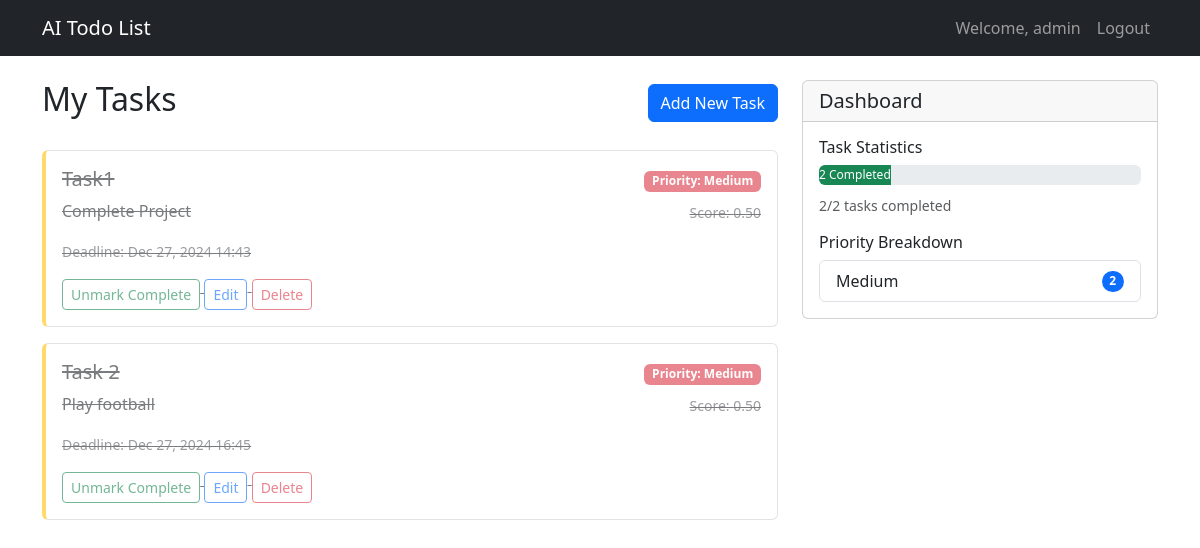
Screenshot of / (signed in) with the database file from the repository.
### todos/models.py (models this page shows, shortened)
class Task(models.Model):
    PRIORITY_CHOICES = [
        ('high', 'High'),
        ('medium', 'Medium'),
        ('low', 'Low'),
    ]
    user = models.ForeignKey(User, on_delete=models.CASCADE)
    title = models.CharField(max_length=200)
    description = models.TextField(blank=True, null=True)
    deadline = models.DateTimeField(blank=True, null=True)
    created_date = models.DateTimeField(auto_now_add=True)
    completed = models.BooleanField(default=False)
    ai_priority = models.CharField(max_length=10, choices=PRIORITY_CHOICES, default='medium')
    ai_score = models.FloatField(default=0.0)
    class Meta:
        ordering = ['-ai_score', 'deadline']

### todos/views.py (the view)
# urls.py: path('', views.task_list, name='task_list'),
@login_required
def task_list(request):
    tasks = Task.objects.filter(user=request.user)
    total_tasks = tasks.count()
    completed_tasks = tasks.filter(completed=True).count()
    pending_tasks = total_tasks - completed_tasks
    priority_breakdown = tasks.values('ai_priority').annotate(count=Count('ai_priority'))
    context = {
        'tasks': tasks,
        'total_tasks': total_tasks,
        'completed_tasks': completed_tasks,
        'pending_tasks': pending_tasks,
        'priority_breakdown': priority_breakdown,
    }
    return render(request, 'todos/task_list.html', context)

### todos/templatetags/custom_filters.py (called while the page is built)
@register.filter
def divideby(value, arg):
    try:
        return value / arg if arg != 0 else 0  # Prevent division by zero
    except (TypeError, ValueError):
        return 0

@register.filter
def multiply(value, arg):
    try:
        return value * arg  # Multiply the values
    except (TypeError, ValueError):
        return 0  # Return 0 in case of invalid values

### ai_todo_list/templates/todos/task_list.html (shortened to what this page needs)
{% extends 'base.html' %}
{% load custom_filters %}
{% block content %}
<div class="row">
    <div class="col-md-8">
        <div class="d-flex justify-content-between align-items-center mb-4">
            <h2>My Tasks</h2>
            <a href="{% url 'task_create' %}" class="btn btn-primary">Add New Task</a>
        </div>
        {% if tasks %}
            {% for task in tasks %}
                <div class="card mb-3 {% if task.completed %}task-completed{% endif %} priority-{{ task.ai_priority }}">
                    <div class="card-body">
                        <div class="d-flex justify-content-between align-items-start">
                            <div>
                                <h5 class="card-title">{{ task.title }}</h5>
                                {% if task.description %}
                                    <p class="card-text">{{ task.description }}</p>
                                {% endif %}
                                {% if task.deadline %}
                                    <small class="text-muted">Deadline: {{ task.deadline|date:"M d, Y H:i" }}</small>
                                {% endif %}
                            </div>
                            <div class="text-end">
                                <span class="badge bg-{{ task.ai_priority|yesno:'danger,warning,success' }} mb-2">
                                    Priority: {{ task.ai_priority|title }}
                                </span>
                                <br>
                                <small class="text-muted">Score: {{ task.ai_score|floatformat:2 }}</small>
                            </div>
                        </div>
                        <div class="mt-3">
                            <form action="{% url 'task_toggle' task.pk %}" method="POST" class="d-inline">
                                <button type="submit" class="btn btn-sm btn-outline-success">
                                    {% if task.completed %}Unmark Complete{% else %}Mark Complete{% endif %}
                                </button>
                            </form>
                            <a href="{% url 'task_update' task.pk %}" class="btn btn-sm btn-outline-primary">Edit</a>
                            <form action="{% url 'task_delete' task.pk %}" method="POST" class="d-inline">
                                <button type="submit" class="btn btn-sm btn-outline-danger"
                                        onclick="return confirm('Are you sure you want to delete this task?')">
                                    Delete
                                </button>
                            </form>
                        </div>
                    </div>
                </div>
            {% endfor %}
        {% else %}
            <div class="alert alert-info">No tasks yet. Create your first task!</div>
        {% endif %}
    </div>
    <div class="col-md-4">
        <div class="card">
            <div class="card-header">
                <h5 class="card-title mb-0">Dashboard</h5>
            </div>
            <div class="card-body">
                <h6>Task Statistics</h6>
                <div class="mb-3">
                    <div class="progress mb-2" style="height: 20px;">
                        <div class="progress-bar bg-success"
                            style="width: {% if total_tasks %}
                                        {{ completed_tasks|divideby:total_tasks|multiply:100|floatformat:0 }}
                                    {% else %}
                                        0
                                    {% endif %}%">
                            {{ completed_tasks }} Completed
                        </div>
                    </div>
                    <small class="text-muted">
                        {{ completed_tasks }}/{{ total_tasks }} tasks completed
                    </small>
                </div>
                <h6>Priority Breakdown</h6>
                <div class="list-group">
                    {% for priority in priority_breakdown %}
                        <div class="list-group-item d-flex justify-content-between align-items-center">
                            {{ priority.ai_priority|title }}
                            <span class="badge bg-primary rounded-pill">{{ priority.count }}</span>
                        </div>
                    {% endfor %}
                </div>
            </div>
        </div>
    </div>
</div>
{% endblock %}

### ai_todo_list/templates/base.html (shortened to what this page needs)
<!DOCTYPE html>
<html lang="en">
<head>
    <link href="https://cdnjs.cloudflare.com/ajax/libs/bootstrap/5.3.0/css/bootstrap.min.css" rel="stylesheet">
</head>
<body>
    <nav class="navbar navbar-expand-lg navbar-dark bg-dark">
        <div class="container">
            <a class="navbar-brand" href="{% url 'task_list' %}">AI Todo List</a>
            <div class="navbar-nav ms-auto">
                {% if user.is_authenticated %}
                    <span class="nav-item nav-link">Welcome, {{ user.username }}</span>
                    <a class="nav-item nav-link" href="{% url 'logout' %}">Logout</a>
                {% else %}
                    <a class="nav-item nav-link" href="{% url 'login' %}">Login</a>
                    <a class="nav-item nav-link" href="{% url 'register' %}">Register</a>
                {% endif %}
            </div>
        </div>
    </nav>
    <div class="container mt-4">
        {% block content %}
        {% endblock %}
    </div>
</body>
</html>

### ai_todo_list/templates/base.html (style rules this page uses)
.task-completed { text-decoration: line-through; opacity: 0.6; }
.priority-medium { border-left: 4px solid #ffc107; }

### rows the page displays
Task: title "Task1", description "Complete Project", deadline "Dec 27, 2024 14:43", ai_priority "Medium", ai_score "0.50", completed "Unmark Complete"
Task: title "Task 2", description "Play football", deadline "Dec 27, 2024 16:45", ai_priority "Medium", ai_score "0.50", completed "Unmark Complete"

### other values shown
{{ user.username }} "admin"
{{ completed_tasks }} "2"
{{ total_tasks }} "2"
{{ priority.ai_priority|title }} "Medium"
{{ priority.count }} "2"
